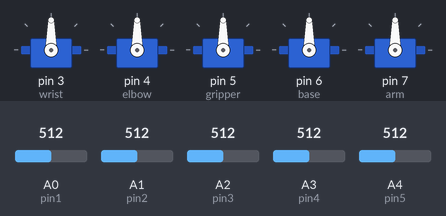
A sketch run on a simulated Arduino Uno, built with avr-gcc and run on an emulated ATmega328P. Shown: 5 × servo. The inputs (shaded band) are chosen by the test bench; at power-on: A0 (pin1) = 512, A1 (pin2) = 512, A2 (pin3) = 512, A3 (pin4) = 512, A4 (pin5) = 512. EEPROM starts erased.

Above: at 1.2 s.
1.3 s: A0 (pin1) set to 716
At 1.7 s:
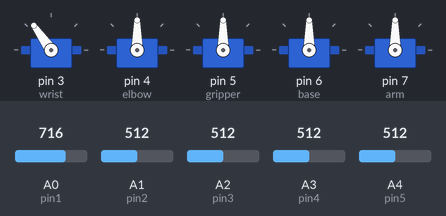
2.8 s: A1 (pin2) set to 716
At 4.0 s:
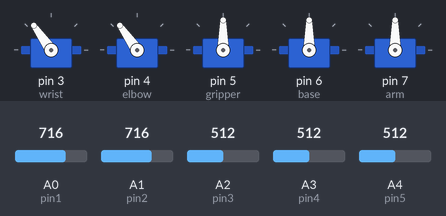
4.3 s: A2 (pin3) set to 716
At 5.2 s:
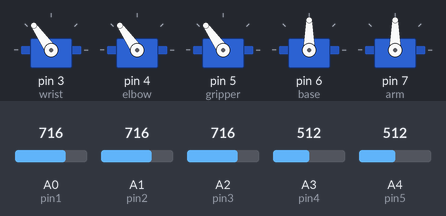
5.8 s: A3 (pin4) set to 716
At 6.3 s:
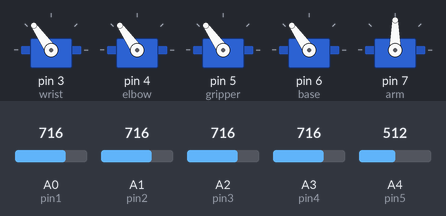
7.3 s: A4 (pin5) set to 716
At 8.5 s:
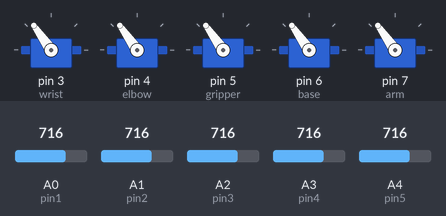
8.8 s: A0 (pin1) set to 992
At 9.7 s:
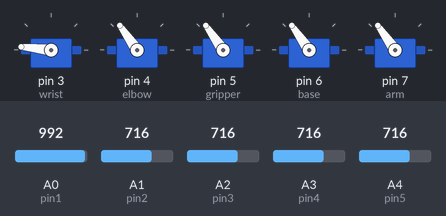
Timing chart, 0 to 11.3 s (numbered marks = the images above; inputs shaded):
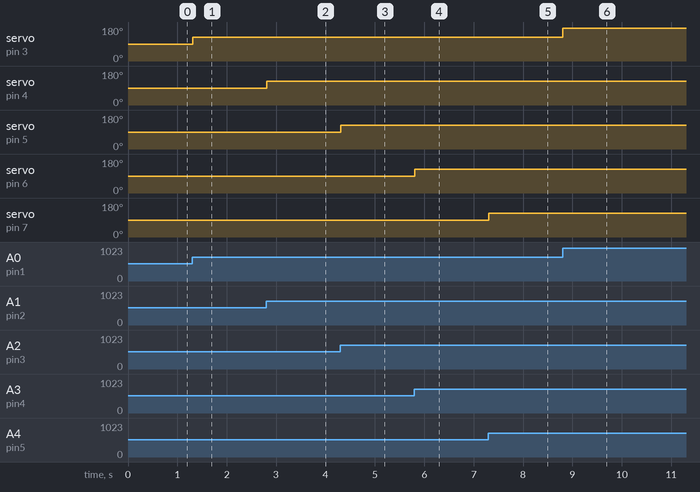

Measured:
- after the input at 1.3 s, servo on pin 3 (wrist): 90° → 125° at once
- after the input at 2.8 s, servo on pin 4 (elbow): 90° → 125° at once
- after the input at 4.3 s, servo on pin 5 (gripper): 90° → 125° at once
- after the input at 5.8 s, servo on pin 6 (base): 90° → 125° at once
- after the input at 7.3 s, servo on pin 7 (arm): 90° → 125° at once
- after the input at 8.8 s, servo on pin 3 (wrist): 125° → 174° at once

The sketch:

roboticArm_CV2.ino
```cpp
#include<Servo.h>
#include<EEPROM.h>

Servo wrist;
Servo elbow;
Servo gripper;
Servo base;
Servo arm;

int pin1=A0;
int pin2=A1;
int pin3=A2;
int pin4=A3;
int pin5=A4;
int val;
int data;

void setup() {
  //setting the servo pins
  pinMode(pin1,INPUT);
  pinMode(pin2,INPUT);
  pinMode(pin3,INPUT);
  pinMode(pin4,INPUT);
  pinMode(pin5,INPUT);
  wrist.attach(3);
  elbow.attach(4);
  gripper.attach(5);
  base.attach(6);
  arm.attach(7);

}

void loop() {
  // controlling the servo based on the pot signal
  val = analogRead(pin1);
  val=map(val,0,1023,0,180);
  EEPROM.write(data,val);
  wrist.write(val);
  delay(1);

  val = analogRead(pin2);
  val=map(val,0,1023,0,180);
  EEPROM.write(data,val);
  elbow.write(val);
  delay(1);

  val = analogRead(pin3);
  val=map(val,0,1023,0,180);
  EEPROM.write(data,val);
  gripper.write(val);
  delay(1);

  val = analogRead(pin4);
  val=map(val,0,1023,0,180);
  EEPROM.write(data,val);
  base.write(val);
  delay(1);

  val = analogRead(pin5);
  val=map(val,0,1023,0,180);
  EEPROM.write(data,val);
  arm.write(val);
  delay(1);

}
```
